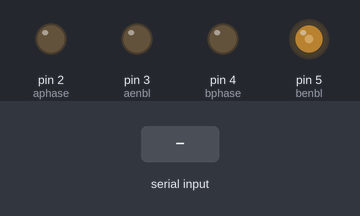
Bench run of a sketch on a simulated Arduino Uno, built with avr-gcc and run on an emulated ATmega328P. On the bench: output pins drawn as LEDs (lit = HIGH). The inputs (shaded band) are chosen by the test bench. What the sketch prints to the serial monitor is not drawn.

Above: at 1.2 s.
1.3 s: "a" received over Serial
Timing chart, 0 to 4.3 s (numbered marks = the images above; inputs shaded):
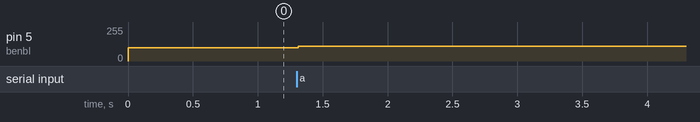

Measured:
- after the input at 1.3 s, pin 5 (benbl): 100/255 → 110/255 at once

The sketch:

motor_tesing.ino
```cpp
int aenbl = 3;
int aphase =2;
int benbl = 5;
int bphase = 4;


void setup() {
  // put your setup code here, to run once:
  // pinMode(aenbl, OUTPUT);
  // pinMode(aphase, OUTPUT);
  // pinMode(benbl, OUTPUT);
  // pinMode(bphase, OUTPUT);

  analogWrite(aenbl, 250);
  analogWrite(aphase, 0);
  analogWrite(benbl, 0);
  analogWrite(bphase, 250);
  Serial.begin(9600);

}

char ch;
int speed = 100;
void loop() {
  // put your main code here, to run repeatedly:
  if (Serial.available()) {
    ch = Serial.read();
    if (ch == 'a') {
      speed += 10;
    } else if (ch == 's') {
      speed -= 10;
    }
  }

  Serial.println(speed);

  analogWrite(aenbl, 0);
  analogWrite(aphase, speed);
  analogWrite(benbl, speed);
  analogWrite(bphase, 0);


}
```
